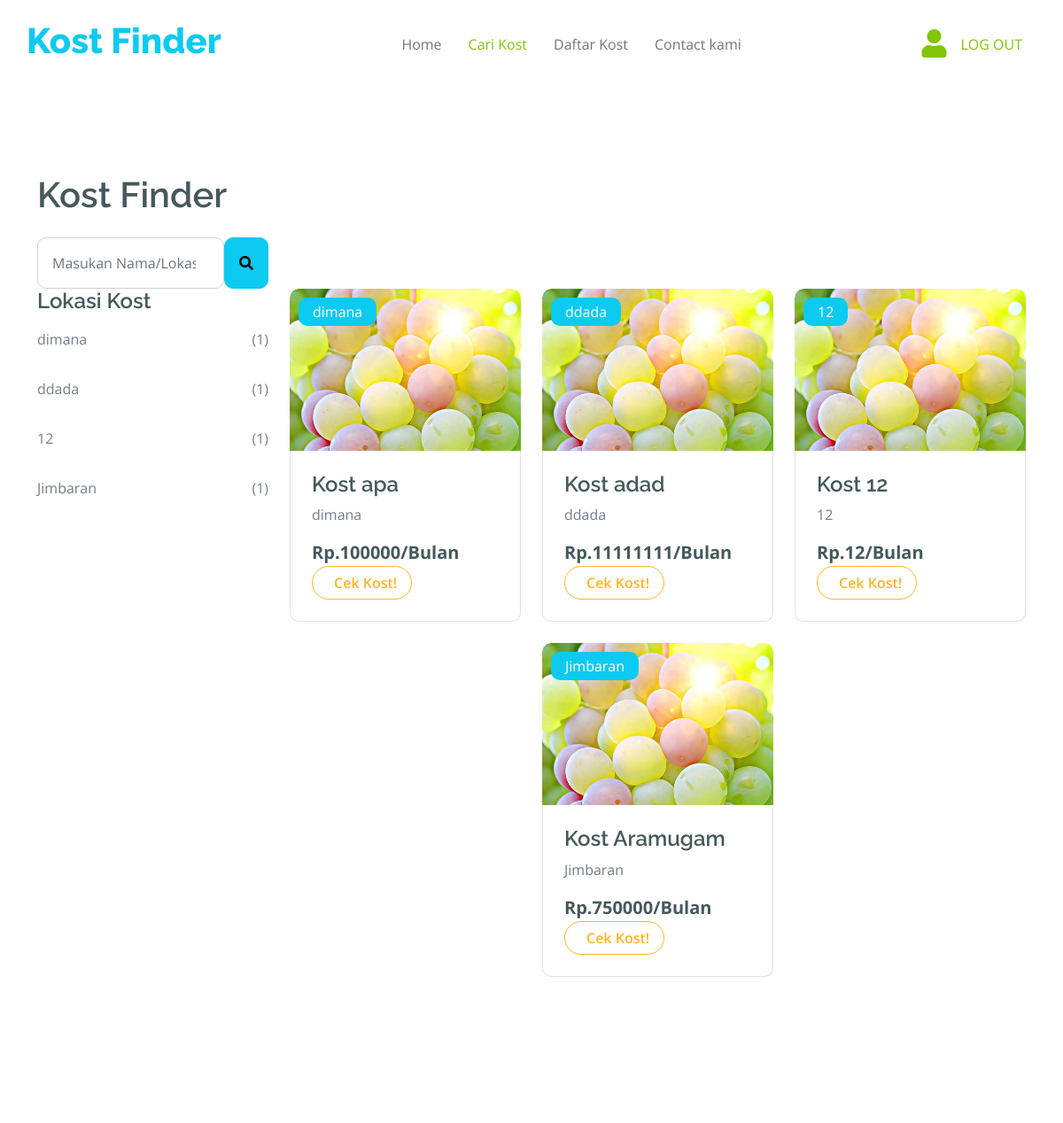
/index.php/cdaftarkost/cari_kost (upper part), run on an earlier commit of the app's database.
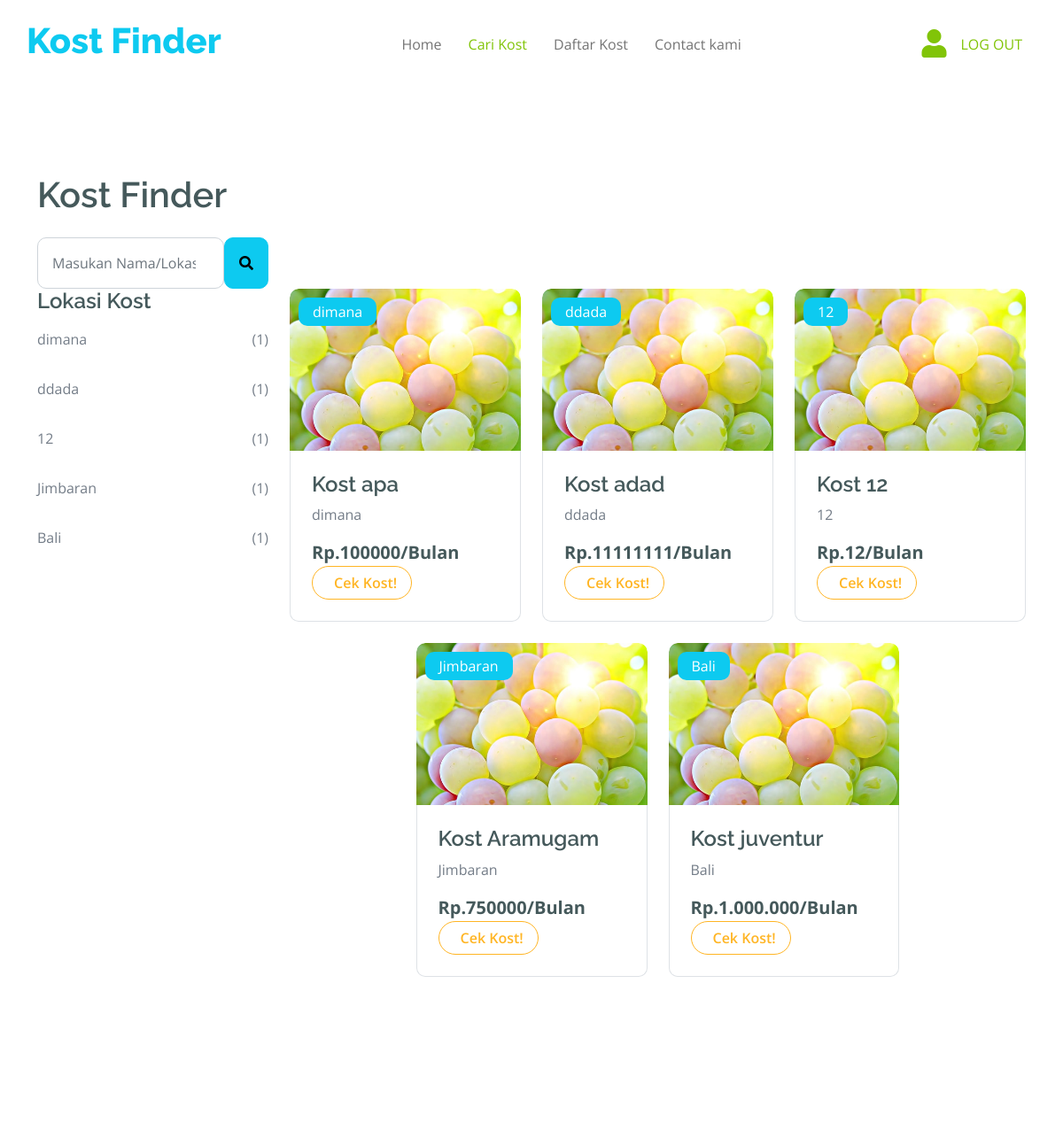
And on a later commit of the database.
### tables this page shows
CREATE TABLE `tbkost` (
  `id_kost` int(11) NOT NULL,
  `namaKost` varchar(50) NOT NULL,
  `alamatKost` varchar(50) NOT NULL,
  `hargaKost` varchar(100) NOT NULL,
  `kodepos` varchar(10) NOT NULL,
  `deskripsi` text NOT NULL,
  `gambar` text NOT NULL
);

### application/controllers/Cdaftarkost.php (called while the page is built, shortened)
<?php
    class Cdaftarkost extends CI_Controller {
        public function __construct()
		{
            $this->load->model('mdaftarkost');
            $this->load->model('mreviewkost');
		}
        function cari_kost() {
            $keyword = $this->input->post('keyword');
            $data['data'] = $this->mdaftarkost->searchKost($keyword);
            $this->load->view('pemilik/carikost', $data);
        }
    }
?>

### index.php (called while the page is built, shortened)
<?php
require_once BASEPATH.'core/CodeIgniter.php';

### application/models/Mdaftarkost.php (called while the page is built, shortened)
<?php
    class Mdaftarkost extends CI_Model {
		function searchKost($keyword) {
			$this->db->like('namaKost', $keyword);
			$this->db->or_like('alamatKost', $keyword);
			$this->db->or_like('deskripsi', $keyword);
			$query = $this->db->get('tbkost');
			return $query->result();
		}
    }
?>

### application/views/pemilik/cariKost.php (the view, shortened to what this page needs)
<!DOCTYPE html>
<html lang="en">
    <head>
        <link rel="stylesheet" href="https://use.fontawesome.com/releases/v5.15.4/css/all.css"/>
        <link href="https://cdn.jsdelivr.net/npm/bootstrap-icons@1.4.1/font/bootstrap-icons.css" rel="stylesheet">
        <link href="<?=base_url()?>assets/lib/lightbox/css/lightbox.min.css" rel="stylesheet">
        <link href="<?=base_url()?>assets/lib/owlcarousel/assets/owl.carousel.min.css" rel="stylesheet">
        <link href="<?=base_url()?>assets/css/bootstrap.min.css" rel="stylesheet">
        <link href="<?=base_url()?>assets/css/style.css" rel="stylesheet">
    </head>
    <body>
        <div class="container-fluid sticky-top">
            <div class="container px-0">
                <nav class="navbar navbar-light bg-white navbar-expand-xl">
                    <a href="index.html" class="navbar-brand"><h1 class="text-info display-6">Kost Finder</h1></a>
                    <div class="collapse navbar-collapse bg-white" id="navbarCollapse">
                        <div class="navbar-nav mx-auto">
                            <a href="<?php echo base_url ('ctampilan/dashboard_pemilik'); ?>" class="nav-item nav-link">Home</a>
                            <a href="<?php echo base_url ('ctampilan/cari_kost'); ?>" class="nav-item nav-link active">Cari Kost</a>
                            <a href="<?php echo base_url ('ctampilan/daftar_kost'); ?>" class="nav-item nav-link">Daftar Kost</a>
                            <a href="contact.html" class="nav-item nav-link">Contact kami</a>
                        </div>
                        <div class="d-flex m-3 me-0">
                            <a href="<?php echo base_url ('cprofile/tampil'); ?>" class="my-auto">
                                <i class="fas fa-user fa-2x"></i>
                            </a>
                            <a href="<?php echo base_url ('auth/clogin'); ?>" class="nav-item nav-link">LOG OUT</a>
                        </div>
                    </div>
                </nav>
            </div>
        </div>
        <div class="container-fluid fruite py-5">
            <div class="container py-5">
                <h1 class="mb-4">Kost Finder</h1>
                <div class="row g-4">
                    <div class="col-lg-12">
                        <div class="row g-4">
                            <div class="col-xl-3">
                                <form action="<?= base_url('Cdaftarkost/cari_kost'); ?>" method="post" class="w-100 mx-auto d-flex">
                                    <input type="search" name="keyword" class="form-control p-3" placeholder="Masukan Nama/Lokasi Kost" aria-describedby="search-icon-1">
                                    <button type="submit" class="btn btn-info input-group-text p-3 "><i class="fa fa-search"></i></button>
                                </form>
                            </div>
                        </div>
                        <div class="row g-4">
                            <div class="col-lg-3">
                                <div class="row g-4">
                                    <div class="col-lg-12">
                                        <div class="mb-3">
                                            <h4>Lokasi Kost</h4>
                                            <?php
                                            if (empty($data)) {
                                                echo "Data Kosong";
                                            } else {
                                                $lokasi = [];
                                                foreach ($data as $item) {
                                                    $lokasi[$item->alamatKost][] = $item;
                                                }
                                                foreach ($lokasi as $alamatKost => $items):
                                            ?>
                                                <ul class="list-unstyled fruite-categorie">
                                                    <li>
                                                        <div class="d-flex justify-content-between fruite-name">
                                                            <a ><?php echo $alamatKost; ?></a>
                                                            <span>(<?php echo count($items); ?>)</span>
                                                        </div>
                                                    </li>
                                                </ul>
                                            <?php
                                                endforeach;
                                            }
                                            ?>
                                        </div>
                                    </div>
                                </div>
                            </div>
                            <div class="col-lg-9">
                                <div class="row g-4 justify-content-center">
                                    <?php
                                        if (empty($data)) {
                                            echo "Data Kosong";
                                        } else {
                                            foreach ($data as $item):
                                    ?>
                                    <div class="col-md-6 col-lg-6 col-xl-4">
                                        <div class="rounded position-relative fruite-item">
                                            <div class="fruite-img">
                                                <img src="<?=base_url()?>assets/img/fruite-item-5.jpg" class="img-fluid w-100 rounded-top" alt="">
                                            </div>
                                            <div class="text-white bg-info px-3 py-1 rounded position-absolute" style="top: 10px; left: 10px;"><?php echo $item->alamatKost ?></div>
                                            <div class="p-4 border border-top-0 rounded-bottom">
                                                    <h4>Kost <?php echo $item->namaKost ?></h4>
                                                    <p><?php echo $item->alamatKost ?></p>
                                                    <p class="text-dark fs-5 fw-bold mb-0">Rp.<?php echo $item->hargaKost ?>/Bulan</p>
                                                    <a href="<?= base_url('Cdaftarkost/detailKost/' . $item->id_kost); ?>" class="btn border border-secondary rounded-pill px-3 text-secondary"><i class=" me-2 text-info"></i> Cek Kost!</a>
                                            </div>
                                        </div>
                                    </div>
                                    <?php
                                        endforeach;
                                        }
                                    ?>
                                </div>
                            </div>
                        </div>
                    </div>
                </div>
            </div>
        </div>
    </body>
</html>

### assets/css/style.css (style rules this page uses)
.btn { font-weight: 600; transition: .5s; }
.btn.border-secondary { transition: 0.5s; }
.navbar .navbar-nav .nav-link { padding: 10px 15px; font-size: 16px; transition: .5s; }
.navbar { height: 100px; border-bottom: 1px solid rgba(255, 255, 255, .1); }
.navbar .navbar-nav .nav-link:hover, .navbar .navbar-nav .nav-link.active, .fixed-top.bg-white .navbar .navbar-nav .nav-link:hover, .fixed-top.bg-white .navbar .navbar-nav .nav-link.active { color: var(--bs-primary); }
.fruite .fruite-categorie .fruite-name { line-height: 40px; }
.fruite .fruite-categorie .fruite-name a { transition: 0.5s; }
.fruite .fruite-item { height: 100%; transition: 0.5s; }
.fruite .fruite-item .fruite-img { overflow: hidden; transition: 0.5s; border-radius: 10px 10px 0 0; }
.fruite .fruite-item .fruite-img img { transition: 0.5s; }

What changed in the data, as far as the page shows it:
added tbkost: alamatKost "Bali", namaKost "juventur", hargaKost "1.000.000"
Also different on the page:
new list line: "Bali ( 1 )"
